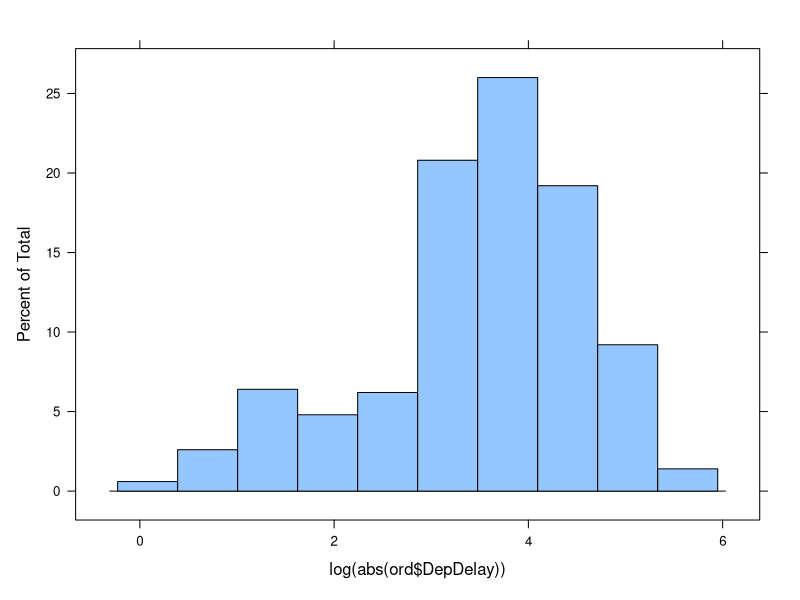
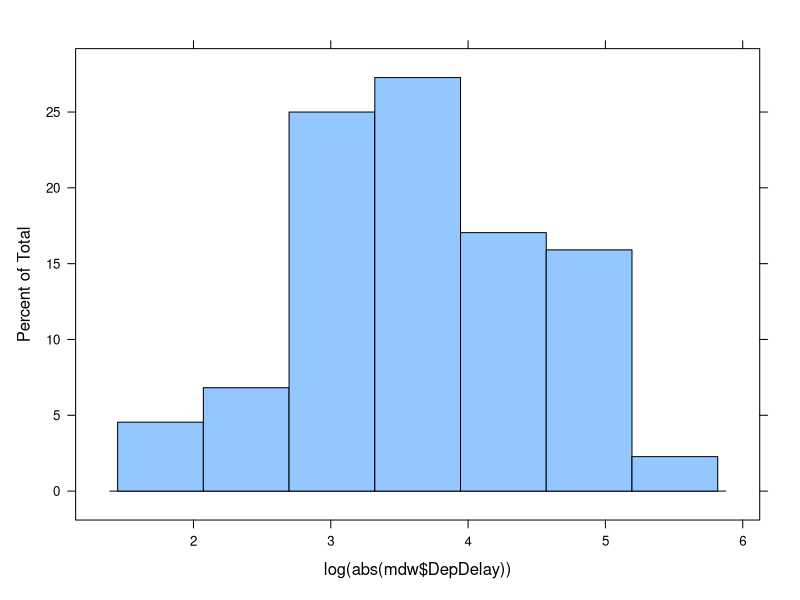
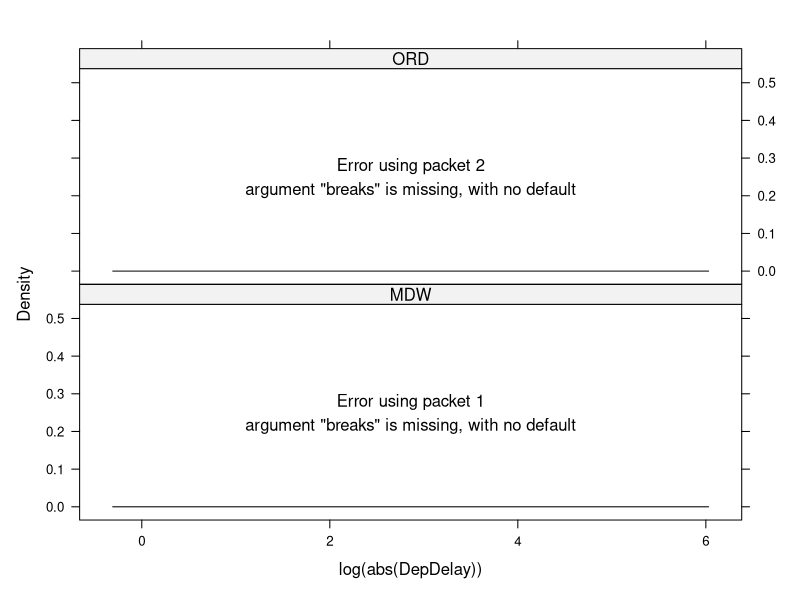
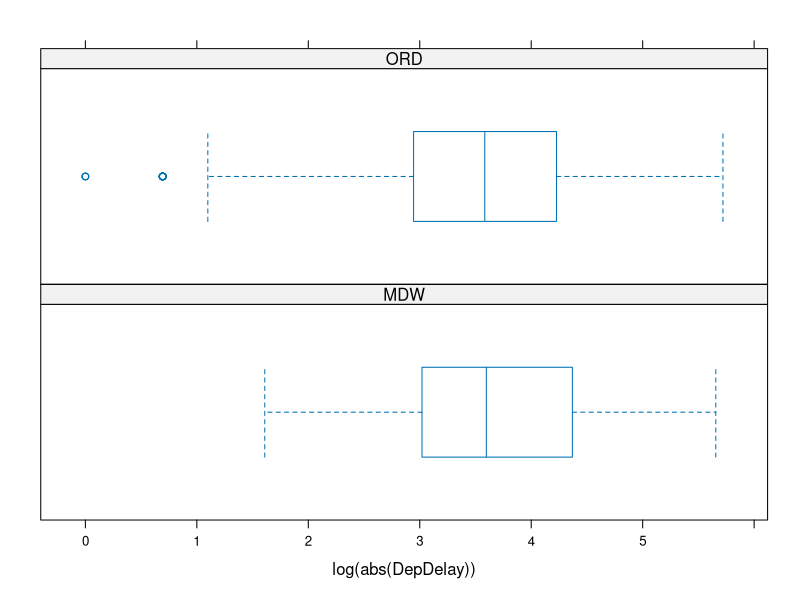
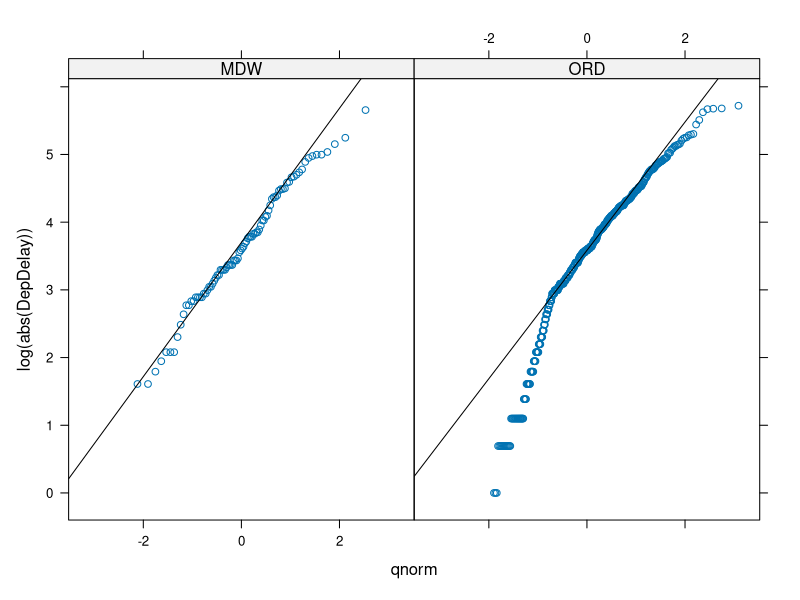

Reproduce these figures in R, in order. (Note: this script raises an error after producing the figures.)
setwd("~/Desktop/Purdue/STAT350_R/STAT350/Labs/Lab7")
CHICAGO=read.table(file="airline_cleaned.txt",header=T)
studynew <- subset(CHICAGO, Origin=="ORD" | Origin == "MDW")
ord <- subset(CHICAGO, Origin=="ORD")
mdw <- subset(CHICAGO, Origin=="MDW")

attach(studynew)
# Note: it is required that you have two curves (red and blue) on the
# histogram and the line on the normal quantile plot as done by the
#   code below.
library(lattice)
histogram(log(abs(ord$DepDelay)))
histogram(log(abs(mdw$DepDelay)))
histogram(~log(abs(DepDelay)) | Origin, layout=c(1,2),type="density", panel=function(x)
{panel.histogram(x) 
  panel.mathdensity(dmath=dnorm,col="blue",lwd=2,args=list(mean=mean(x, na.rm=T), sd = sd(x,na.rm=T))) 
  panel.densityplot(x,col="red",lwd=2)
  })
bwplot(~log(abs(DepDelay)) | Origin, layout = c(1, 2), pch = "|") #Boxplots side-by-side 
qqmath(~log(abs(DepDelay))| Origin, data = studynew, panel = function(x){
  panel.qqmath(x)
  panel.qqmathline(x)
})

# t test:
#t.test (qual ~ categories,conf.level=C, mu = mu0, paired=FALSE,
#alternative="value", var.equal = FALSE)
#is used for confidence intervals and hypothesis tests
#the qualitative variable is first, the variable with the groups in it is second.
#The difference is in first alphabetically ??? second alphabetically
#  conf.level = C = 1 - alpha
#  for the hypothesis test. mu is mu_0
#  paired = FALSE (2 - sample independent)
#alternative = "greater" or "less" or "two.sided" (this is the appropriate alternative hypothesis)
#var.equal = FALSE (the variances are not equal, R calls
#                   the Satterthwaite approximation the Welch approximation)

t.test(DepDelay ~ Origin, studynew, mu=0, conf.level=0.95,paired=FALSE, alternative = "two.sided",var.equal=F)
# Information required for f
stdmen = sd(subset(studynew,Origin == "ORD")$DepDelay)
sizemen = length(subset(studynew,Origin == "ORD")$DepDelay) 
stdwomen = sd(subset(studynew,Origin == "MDW")$DepDelay) 
sizewomen = length(subset(studynew,Origin == "MDW")$DepDelay) 
se = sqrt(stdmen^2/sizemen + stdwomen^2/sizewomen)

